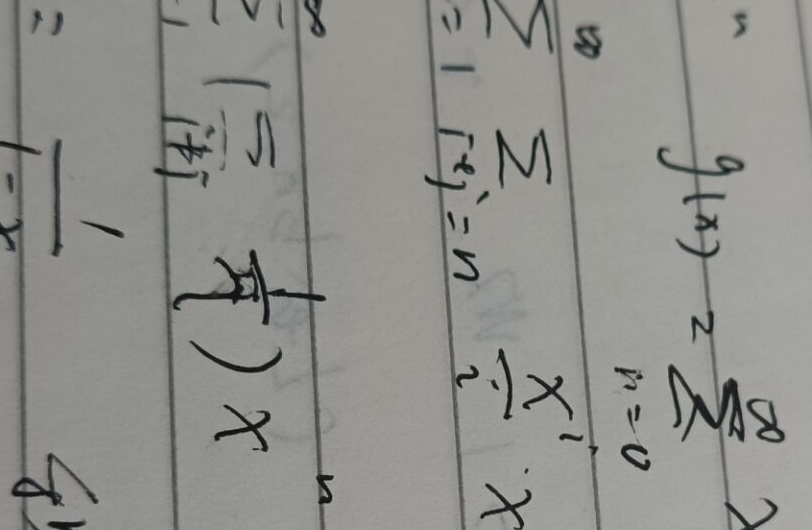
#> input picture images/HM$(}RMJND)]%JS~PYV7%]P.jpg, 812 x 530 px, given in place of t14.jpg, which was not available
$ python transform.py
#> lines starting #> are read from the running program, lines starting #| are printed output that depends on the picture; after the words box and inside, x2 and y2 are one past the last pixel; in counts of white or black regions, pixels touching at a corner belong together; pictures that were not available may be replaced by others from this repository, and a replacement may not be noted
# USAGE
# python scan.py --image images/page.jpg

# import the necessary packages
# from pyimagesearch.transform import four_point_transform
from skimage.filters import threshold_local
import numpy as np
import argparse
import cv2
import imutils
import numpy as np
import cv2

def order_points_new(pts):
    # sort the points based on their x-coordinates
    xSorted = pts[np.argsort(pts[:, 0]), :]

    # grab the left-most and right-most points from the sorted
    # x-roodinate points
    leftMost = xSorted[:2, :]
    rightMost = xSorted[2:, :]
    if leftMost[0,1]!=leftMost[1,1]:
        leftMost=leftMost[np.argsort(leftMost[:,1]),:]
    else:
        leftMost=leftMost[np.argsort(leftMost[:,0])[::-1],:]
    (tl, bl) = leftMost
    if rightMost[0,1]!=rightMost[1,1]:
        rightMost=rightMost[np.argsort(rightMost[:,1]),:]
    else:
        rightMost=rightMost[np.argsort(rightMost[:,0])[::-1],:]
    (tr,br)=rightMost
    # return the coordinates in top-left, top-right,
    # bottom-right, and bottom-left order
    return np.array([tl, tr, br, bl], dtype="float32")

def four_point_transform(image, pts):
	# obtain a consistent order of the points and unpack them
	# individually
	rect = order_points_new(pts)
	(tl, tr, br, bl) = rect

	# compute the width of the new image, which will be the
	# maximum distance between bottom-right and bottom-left
	# x-coordiates or the top-right and top-left x-coordinates
	widthA = np.sqrt(((br[0] - bl[0]) ** 2) + ((br[1] - bl[1]) ** 2))
	widthB = np.sqrt(((tr[0] - tl[0]) ** 2) + ((tr[1] - tl[1]) ** 2))
	maxWidth = max(int(widthA), int(widthB))

	# compute the height of the new image, which will be the
	# maximum distance between the top-right and bottom-right
	# y-coordinates or the top-left and bottom-left y-coordinates
	heightA = np.sqrt(((tr[0] - br[0]) ** 2) + ((tr[1] - br[1]) ** 2))
	heightB = np.sqrt(((tl[0] - bl[0]) ** 2) + ((tl[1] - bl[1]) ** 2))
	maxHeight = max(int(heightA), int(heightB))

	# now that we have the dimensions of the new image, construct
	# the set of destination points to obtain a "birds eye view",
	# (i.e. top-down view) of the image, again specifying points
	# in the top-left, top-right, bottom-right, and bottom-left
	# order
	dst = np.array([
		[0, 0],
		[maxWidth - 1, 0],
		[maxWidth - 1, maxHeight - 1],
		[0, maxHeight - 1]], dtype = "float32")

	# compute the perspective transform matrix and then apply it
	M = cv2.getPerspectiveTransform(rect, dst)
	warped = cv2.warpPerspective(image, M, (maxWidth, maxHeight))

	# return the warped image
	return warped


# construct the argument parser and parse the arguments
# ap = argparse.ArgumentParser()
# ap.add_argument("-i", "--image", required = True,
# 	help = "Path to the image to be scanned")
# args = vars(ap.parse_args())

# load the image and compute the ratio of the old height
# to the new height, clone it, and resize it
# image = cv2.imread(args["image"])
image = cv2.imread('../scanner/imgs/t14.jpg')
#> image is the input picture: shape (530, 812, 3); mean B, G, R 140, 144.4, 144
ratio = image.shape[0] / 500.0
#> ratio = 1.06
orig = image.copy()
image = imutils.resize(image, height = 500)
#> image: shape (500, 766, 3)

# convert the image to grayscale, blur it, and find edges
# in the image
gray = cv2.cvtColor(image, cv2.COLOR_BGR2GRAY)
gray = cv2.GaussianBlur(gray, (5, 5), 0)
edged = cv2.Canny(gray, 75, 200)
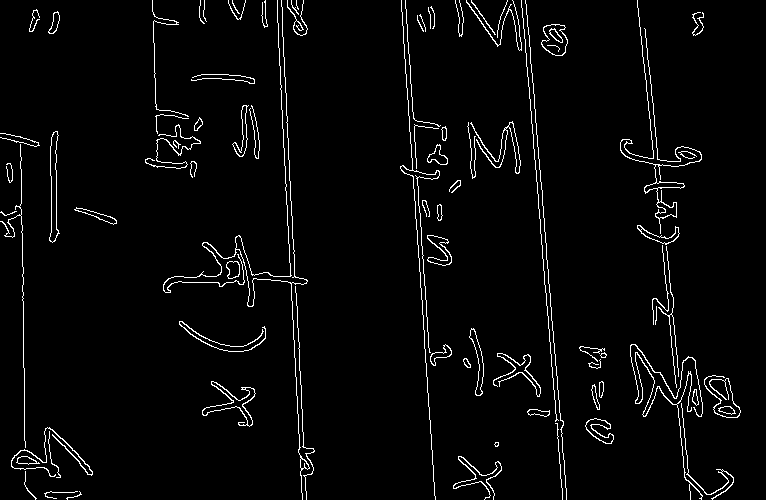
#> edged: shape (500, 766); 3.3% white in thin lines or dots

# show the original image and the edge detected image
print("STEP 1: Edge Detection")
cv2.imshow("Image", image)
cv2.imshow("Edged", edged)
cv2.waitKey(0)
cv2.destroyAllWindows()

# find the contours in the edged image, keeping only the
# largest ones, and initialize the screen contour
cnts = cv2.findContours(edged.copy(), cv2.RETR_LIST, cv2.CHAIN_APPROX_SIMPLE)
#> cnts = 120 contours, 52 with area under 20; largest, box (x1, y1, x2, y2) and area: (541, 24, 568, 56) 596, (49, 131, 60, 243) 591, (49, 131, 59, 243) 582, (202, 381, 256, 427) 572, (541, 24, 568, 56) 568
cnts = imutils.grab_contours(cnts)
cnts = sorted(cnts, key = cv2.contourArea, reverse = True)[:5]
#> cnts = 5 contours; box (x1, y1, x2, y2) and area: (541, 24, 568, 56) 596, (49, 131, 60, 243) 591, (49, 131, 59, 243) 582, (202, 381, 256, 427) 572, (541, 24, 568, 56) 568

# loop over the contours
for c in cnts:
	# approximate the contour
	peri = cv2.arcLength(c, True)
	approx = cv2.approxPolyDP(c, 0.02 * peri, True)

	# if our approximated contour has four points, then we
	# can assume that we have found our screen
	if len(approx) == 4:
		screenCnt = approx
		break
#> this loop made 2 passes
#> (peri, screenCnt) on pass 2: (237.9, [[57, 131], [50, 146], [52, 242], [59, 233]])
#> peri on pass 1: 115.2

# show the contour (outline) of the piece of paper
print("STEP 2: Find contours of paper")
cv2.drawContours(image, [screenCnt], -1, (0, 255, 0), 2)
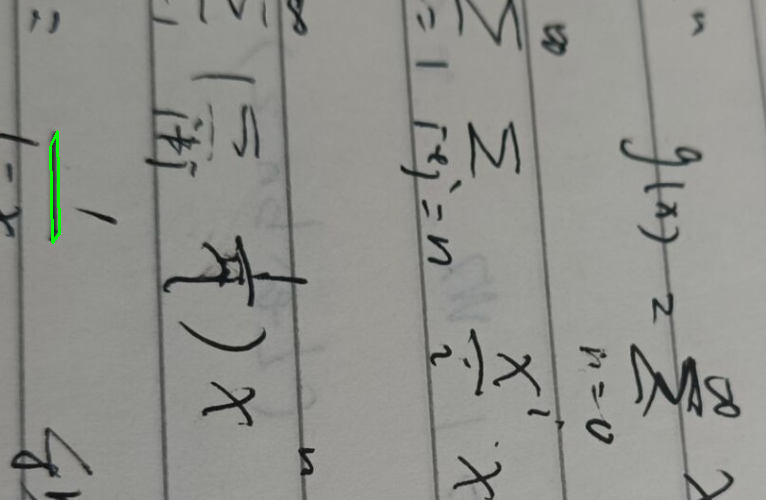
#> image: shape (500, 766, 3); mean B, G, R 139.8, 144.7, 143.8
cv2.imshow("Outline", image)
cv2.waitKey(0)
cv2.destroyAllWindows()

# apply the four point transform to obtain a top-down
# view of the original image
warped = four_point_transform(orig, screenCnt.reshape(4, 2) * ratio)
#> in order_points_new, `xSorted = pts[np.argsort(pts[:, 0]), :]`: xSorted = [[53, 154.8], [55.12, 256.5], [60.42, 138.9], [62.54, 247]]
#> in order_points_new, `leftMost = xSorted[:2, :]`: leftMost = [[53, 154.8], [55.12, 256.5]]
#> in order_points_new, `rightMost = xSorted[2:, :]`: rightMost = [[60.42, 138.9], [62.54, 247]]
#> in order_points_new, `(tl, bl) = leftMost`: tl = [53, 154.8]; bl = [55.12, 256.5]
#> in order_points_new, `(tr,br)=rightMost`: tr = [60.42, 138.9]; br = [62.54, 247]
#> in four_point_transform, `rect = order_points_new(pts)`: rect = [[53, 154.8], [60.42, 138.9], [62.54, 247], [55.12, 256.5]]
#> in four_point_transform, `(tl, tr, br, bl) = rect`: tl = [53, 154.8]; tr = [60.42, 138.9]; br = [62.54, 247]; bl = [55.12, 256.5]
#> in four_point_transform, `widthA = np.sqrt(((br[0] - bl[0]) ** 2) + ((br[1] - bl[1]) ** 2))`: widthA = 12.09
#> in four_point_transform, `widthB = np.sqrt(((tr[0] - tl[0]) ** 2) + ((tr[1] - tl[1]) ** 2))`: widthB = 17.55
#> in four_point_transform, `maxWidth = max(int(widthA), int(widthB))`: maxWidth = 17
#> in four_point_transform, `heightA = np.sqrt(((tr[0] - br[0]) ** 2) + ((tr[1] - br[1]) ** 2))`: heightA = 108.1
#> in four_point_transform, `heightB = np.sqrt(((tl[0] - bl[0]) ** 2) + ((tl[1] - bl[1]) ** 2))`: heightB = 101.8
#> in four_point_transform, `maxHeight = max(int(heightA), int(heightB))`: maxHeight = 108
#> in four_point_transform, `dst = np.array([ [0, 0], [maxWidth - 1, 0], [maxWidth - 1, maxHeight -..`: dst = [[0, 0], [16, 0], [16, 107], [0, 107]]
#> in four_point_transform, `M = cv2.getPerspectiveTransform(rect, dst)`: M = [[3.37, -0.0702, -167.7], [3.27, 1.52, -408.9], [0.0116, -0.000485, 1]]

# convert the warped image to grayscale, then threshold it
# to give it that 'black and white' paper effect
warped = cv2.cvtColor(warped, cv2.COLOR_BGR2GRAY)
T = threshold_local(warped, 11, offset = 10, method = "gaussian")
warped = (warped > T).astype("uint8") * 255

# show the original and scanned images
print("STEP 3: Apply perspective transform")
cv2.imshow("Original", imutils.resize(orig, height = 650))
cv2.imshow("Scanned", imutils.resize(warped, height = 650))
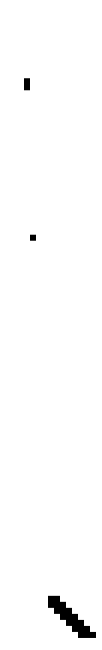
#> window 'Scanned': shape (650, 102); min 0, max 255, mean 251.8
cv2.waitKey(0)
